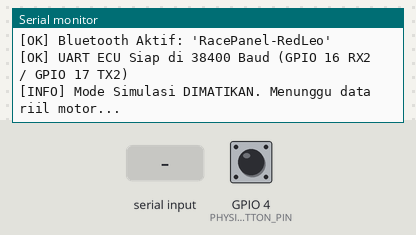
A sketch run on a simulated ESP32. Shown: the last lines printed to the serial monitor. Inputs (shaded band) come from the test bench; at power-on: GPIO 4 (PHYSICAL_BUTTON_PIN) HIGH. Nothing arrives over Bluetooth unless stated.

Above: at 1.2 s.
1.3 s: GPIO 4 (PHYSICAL_BUTTON_PIN) pulled LOW for 0.15 s
At 2.2 s:
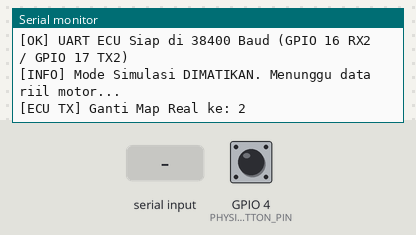
2.9 s: "M1\n" received over the second serial link
At 3.4 s:
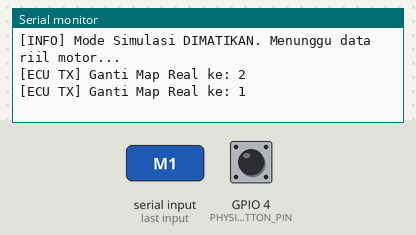
4.4 s: GPIO 4 (PHYSICAL_BUTTON_PIN) pulled LOW for 1 s
At 6.5 s:
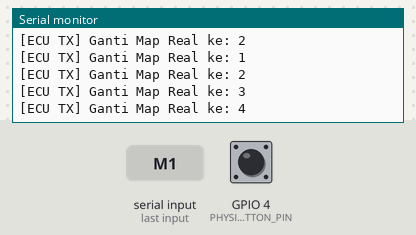
Timing chart, 0 to 8.0 s (numbered marks = the images above; inputs shaded):
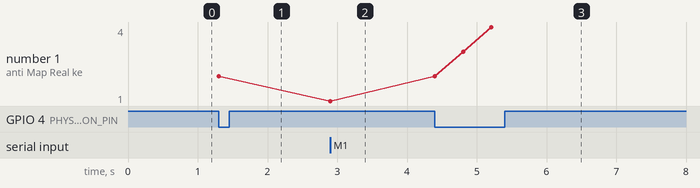

Measured:
- after the input at 1.3 s, the serial monitor: prints a new line at once (image 1)
- after the input at 2.9 s, the serial monitor: prints a new line at once (image 2)
- after the input at 4.4 s, the serial monitor: prints a new line at once (image 3)
- plotted number 1: 2 → 1 after the input at 2.9 s, 1 → 4 after the input at 4.4 s

The sketch:

projek_race_panel_esp32.ino
```cpp
/*
 * ==============================================================================
 * PROJEK RACE PANEL - ESP32 100% REAL TELEMETRY (RED LEO RACING ECU)
 * Motor: Yamaha MX King V1 | ECU: Red Leo Racing (TQMCU Protocol 38400 Baud)
 * Board: ESP32 DOIT DevKit V1 (Port: COM6)
 * ==============================================================================
 * 100% DATA REAL - TIDAK ADA DUMMY / SIMULASI:
 * - Jika mesin mati / kontak off: RPM = 0, TPS = 0, Temp = 0, Volt = 0.
 * - Saat mesin hidup: Data telemetri dibaca langsung dari port serial ECU Red Leo.
 * - Map Switcher: M1, M2, M3, M4 dikirim langsung ke memori profil ECU.
 * ==============================================================================
 */

#include "BluetoothSerial.h"

#if !defined(CONFIG_BT_ENABLED) || !defined(CONFIG_BLUEDROID_ENABLED)
#error "Bluetooth tidak aktif di core ESP32 ini!"
#endif

BluetoothSerial SerialBT;

// Pin Serial UART2 ke ECU Red Leo (3.3V Logic)
#define ECU_RX_PIN 16 // GPIO 16 (RX2) -> Terhubung ke Kabel Putih (Data TX ECU)
#define ECU_TX_PIN 17 // GPIO 17 (TX2) -> Terhubung ke Kabel Kuning (Data RX ECU)
#define ECU_BAUD   38400 // Baudrate resmi TQMCU / Red Leo Racing ECU

// Pin Tombol Fisik Cadangan di Stang (Opsional)
#define PHYSICAL_BUTTON_PIN 4

HardwareSerial EcuSerial(2); // UART2 ESP32

// State Telemetri Murni (Default 0 - Zero Dummy Data)
struct TelemetryData {
  int rpm = 0;
  float afr = 0.0;
  int engineTemp = 0;
  float batteryVolt = 0.0;
  int tps = 0;
  int activeMap = 1;
  bool ecuConnected = false;
} telemetri;

unsigned long lastBroadcast = 0;
unsigned long lastPollTime = 0;
unsigned long lastPacketReceived = 0;
unsigned long lastButtonPress = 0;

// Buffer penerimaan paket biner Red Leo TQMCU
uint8_t rxBuffer[128];
int rxIndex = 0;

// ==============================================================================
// KIRIM PERINTAH GANTI MAP KE ECU RED LEO
// ==============================================================================
void sendMapCommandToEcu(int mapNumber) {
  if (mapNumber < 1 || mapNumber > 4) return;

  // Frame TQMCU Switch Map Profile
  byte mapFrame[] = { 0x77, (byte)mapNumber, (byte)(255 - mapNumber), (byte)mapNumber, 0x05 };
  EcuSerial.write(mapFrame, sizeof(mapFrame));

  // Backup frame format standar
  byte stdFrame[] = { 0xA5, 0x01, (byte)mapNumber, 0x5A };
  EcuSerial.write(stdFrame, sizeof(stdFrame));

  telemetri.activeMap = mapNumber;
  Serial.printf("[ECU TX] Ganti Map Real ke: %d\n", mapNumber);

  // Feedback instan ke HP via Bluetooth
  if (SerialBT.hasClient()) {
    SerialBT.printf("\n>>> [MAP AKTIF] : MAP %d <<<\n\n", mapNumber);
  }
}

// ==============================================================================
// PARSER PERINTAH MASUK DARI HP (BLUETOOTH COMMAND LISTENER)
// ==============================================================================
void handleBluetoothIncoming() {
  if (SerialBT.available()) {
    String cmd = SerialBT.readStringUntil('\n');
    cmd.trim();
    cmd.toUpperCase();

    if (cmd == "M1" || cmd == "MAP1" || cmd == "1") {
      sendMapCommandToEcu(1);
    } else if (cmd == "M2" || cmd == "MAP2" || cmd == "2") {
      sendMapCommandToEcu(2);
    } else if (cmd == "M3" || cmd == "MAP3" || cmd == "3") {
      sendMapCommandToEcu(3);
    } else if (cmd == "M4" || cmd == "MAP4" || cmd == "4") {
      sendMapCommandToEcu(4);
    }
  }
}

// ==============================================================================
// BROADCAST TELEMETRI REAL KE SMARTPHONE VIA BLUETOOTH
// ==============================================================================
void broadcastBluetoothTelemetry() {
  if (!SerialBT.hasClient()) return;

  // Format CSV Bersih: RPM,AFR,TEMP,TPS,VOLT,MAP
  char csvBuf[64];
  snprintf(csvBuf, sizeof(csvBuf), "%d,%.1f,%d,%d,%.1f,%d\n",
    telemetri.rpm, telemetri.afr, telemetri.engineTemp,
    telemetri.tps, telemetri.batteryVolt, telemetri.activeMap);
  SerialBT.print(csvBuf);

  // Format Tag Keuwlsoft: *R...*A...*
  char tagBuf[128];
  snprintf(tagBuf, sizeof(tagBuf),
    "*R%d*A%.1f*T%d*P%d*V%.1f*M%d*\n",
    telemetri.rpm, telemetri.afr, telemetri.engineTemp,
    telemetri.tps, telemetri.batteryVolt, telemetri.activeMap);
  SerialBT.print(tagBuf);
}

// ==============================================================================
// BACA STREAM REAL DARI ECU RED LEO (TQMCU PROTOCOL 38400 BAUD)
// ==============================================================================
void readEcuStream() {
  while (EcuSerial.available()) {
    uint8_t b = EcuSerial.read();

    // Deteksi Header Frame Red Leo (0xA1 atau 0xA2)
    if (rxIndex == 0) {
      if (b == 0xA1 || b == 0xA2 || b == 0xA5) {
        rxBuffer[rxIndex++] = b;
      }
    } else {
      rxBuffer[rxIndex++] = b;

      // Frame standar TQMCU Red Leo adalah 50 - 52 byte
      if (rxIndex >= 50) {
        // Validasi header + footer sum == 255
        if ((rxBuffer[0] == 0xA1 || rxBuffer[0] == 0xA2) && ((rxBuffer[0] + rxBuffer[rxIndex - 1]) == 255)) {
          // 1. RPM Mesin (Byte 6 & 7)
          int realRpm = (rxBuffer[6] << 8) | rxBuffer[7];
          if (realRpm >= 0 && realRpm <= 16000) {
            telemetri.rpm = realRpm;
          }

          // 2. Throttle Position / Bukaan Gas (Byte 1)
          telemetri.tps = rxBuffer[1];

          // 3. Suhu Mesin / Coolant (Byte 2)
          telemetri.engineTemp = rxBuffer[2];

          // 4. AFR (Byte 12 & 13)
          int rawAfr = (rxBuffer[12] << 8) | rxBuffer[13];
          if (rawAfr > 0) {
            telemetri.afr = (float)rawAfr / 100.0;
          }

          // 5. Active Map (Byte 41)
          if (rxBuffer[41] >= 1 && rxBuffer[41] <= 4) {
            telemetri.activeMap = rxBuffer[41];
          }

          // 6. Voltase Aki (Byte 42 & 43)
          int rawVolt = (rxBuffer[42] << 8) | rxBuffer[43];
          if (rawVolt > 0) {
            telemetri.batteryVolt = (float)rawVolt / 100.0;
          }

          telemetri.ecuConnected = true;
          lastPacketReceived = millis();
        }
        // Alternatif Frame 6-byte mini-telemetri
        else if (rxBuffer[0] == 0xA5 && rxIndex >= 6 && rxBuffer[1] == 0x02) {
          telemetri.rpm = (rxBuffer[2] << 8) | rxBuffer[3];
          telemetri.afr = (float)rxBuffer[4] / 10.0;
          telemetri.engineTemp = rxBuffer[5];
          telemetri.ecuConnected = true;
          lastPacketReceived = millis();
        }

        rxIndex = 0; // Reset buffer setelah diproses
      }

      // Lindungi dari buffer overflow
      if (rxIndex >= sizeof(rxBuffer)) {
        rxIndex = 0;
      }
    }
  }

  // Watchdog: Jika kontak motor mati / ECU terputus > 2 detik, reset telemetri ke 0
  if (millis() - lastPacketReceived > 2000) {
    telemetri.ecuConnected = false;
    telemetri.rpm = 0;
    telemetri.tps = 0;
  }
}

// Request paket live telemetry ke ECU setiap 100ms
void pollEcuTelemetry() {
  if (millis() - lastPollTime > 100) {
    lastPollTime = millis();
    // Frame TQMCU proIntoRT (Command 0x69)
    byte pollFrame[] = { 0x69, 0x00, 0x96, 0x69, 0x05 };
    EcuSerial.write(pollFrame, sizeof(pollFrame));
  }
}

// ==============================================================================
// SETUP UTAMA ESP32
// ==============================================================================
void setup() {
  Serial.begin(115200);
  Serial.println("\n--- RACE PANEL MX KING RED LEO (100% REAL DATA EDITION) ---");

  // Inisialisasi UART2 ke ECU Red Leo di 38400 Baud (TQMCU Hardware Standard)
  EcuSerial.begin(ECU_BAUD, SERIAL_8N1, ECU_RX_PIN, ECU_TX_PIN);

  // Pin Tombol Fisik Cadangan
  pinMode(PHYSICAL_BUTTON_PIN, INPUT_PULLUP);

  // Inisialisasi Bluetooth Classic SPP
  SerialBT.begin("RacePanel-RedLeo");
  Serial.println("[OK] Bluetooth Aktif: 'RacePanel-RedLeo'");
  Serial.println("[OK] UART ECU Siap di 38400 Baud (GPIO 16 RX2 / GPIO 17 TX2)");
  Serial.println("[INFO] Mode Simulasi DIMATIKAN. Menunggu data riil motor...");
}

// ==============================================================================
// LOOP UTAMA
// ==============================================================================
void loop() {
  // 1. Terima perintah dari HP (M1, M2, M3, M4)
  handleBluetoothIncoming();

  // 2. Kirim permintaan polling ke ECU
  pollEcuTelemetry();

  // 3. Baca data serial riil dari ECU Red Leo
  readEcuStream();

  // 4. Tombol fisik cadangan (opsional)
  if (digitalRead(PHYSICAL_BUTTON_PIN) == LOW && (millis() - lastButtonPress > 400)) {
    lastButtonPress = millis();
    int nextMap = (telemetri.activeMap % 4) + 1;
    sendMapCommandToEcu(nextMap);
  }

  // 5. Broadcast telemetri riil ke HP setiap 50ms (20 FPS smooth)
  if (millis() - lastBroadcast > 50) {
    lastBroadcast = millis();
    broadcastBluetoothTelemetry();
  }
}
```
